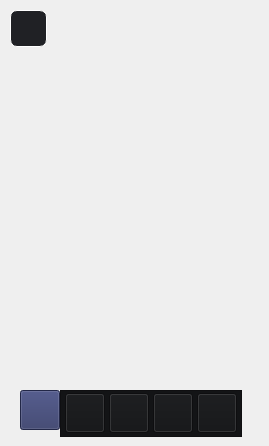
           <widget class="QWidget" name="page_foto">
            <widget class="QPushButton" name="image">
             <property name="geometry">
              <rect>
               <x>40</x>
               <y>40</y>
               <width>220</width>
               <height>390</height>
              </rect>
             </property>
             <property name="styleSheet">
              <string notr="true">background-color: transparent;
border-radius: 12px;</string>
             </property>
             <property name="text">
              <string/>
             </property>
             <property name="icon">
              <iconset>
               <normaloff>../../../images/svg_icons/icon_gallery.svg</normaloff>../../../images/svg_icons/icon_gallery.svg</iconset>
             </property>
             <property name="iconSize">
              <size>
               <width>25</width>
               <height>25</height>
              </size>
             </property>
            </widget>
            <widget class="QPushButton" name="icon_img">
             <property name="geometry">
              <rect>
               <x>10</x>
               <y>10</y>
               <width>37</width>
               <height>37</height>
              </rect>
             </property>
             <property name="minimumSize">
              <size>
               <width>37</width>
               <height>37</height>
              </size>
             </property>
             <property name="maximumSize">
              <size>
               <width>37</width>
               <height>37</height>
              </size>
             </property>
             <property name="styleSheet">
              <string notr="true">background-color: rgb(32, 33, 37);
border-radius:7px;
color: #ffffff;
border: 1px solid rgb(255, 255, 255)</string>
             </property>
             <property name="text">
              <string/>
             </property>
             <property name="icon">
              <iconset>
               <normaloff>../../../images/svg_icons/icon_gallery.svg</normaloff>../../../images/svg_icons/icon_gallery.svg</iconset>
             </property>
             <property name="iconSize">
              <size>
               <width>18</width>
               <height>18</height>
              </size>
             </property>
            </widget>
            <widget class="QFrame" name="frame_segmented_nav">
             <property name="geometry">
              <rect>
               <x>60</x>
               <y>390</y>
               <width>182</width>
               <height>47</height>
              </rect>
             </property>
             <property name="minimumSize">
              <size>
               <width>100</width>
               <height>30</height>
              </size>
             </property>
             <property name="maximumSize">
              <size>
               <width>1234578</width>
               <height>16777215</height>
              </size>
             </property>
             <property name="styleSheet">
              <string notr="true">QFrame{background-color: rgb(19, 20, 22);}
QPushButton{
background-color: rgb(19, 20, 22);
color: rgb(233, 234, 236);}

QPushButton:hover{background-color: rgb(39, 40, 45);}

QPushButton:pressed{background-color: rgb(35, 36, 41);}</string>
             </property>
             <property name="frameShape">
              <enum>QFrame::StyledPanel</enum>
             </property>
             <property name="frameShadow">
              <enum>QFrame::Raised</enum>
             </property>
             <layout class="QHBoxLayout" name="horizontalLayout_3">
              <property name="spacing">
               <number>5</number>
              </property>
              <property name="leftMargin">
               <number>4</number>
              </property>
              <property name="topMargin">
               <number>0</number>
              </property>
              <property name="rightMargin">
               <number>5</number>
              </property>
              <property name="bottomMargin">
               <number>0</number>
              </property>
              <item>
               <widget class="QPushButton" name="btn_nav_camera">
                <property name="minimumSize">
                 <size>
                  <width>40</width>
                  <height>40</height>
                 </size>
                </property>
                <property name="maximumSize">
                 <size>
                  <width>40</width>
                  <height>40</height>
                 </size>
                </property>
                <property name="text">
                 <string/>
                </property>
                <property name="icon">
                 <iconset>
                  <normaloff>../../../images/svg_icons/icon_camera.svg</normaloff>../../../images/svg_icons/icon_camera.svg</iconset>
                </property>
                <property name="iconSize">
                 <size>
                  <width>27</width>
                  <height>27</height>
                 </size>
                </property>
               </widget>
              </item>
              <item>
               <widget class="QPushButton" name="btn_nav_key">
                <property name="minimumSize">
                 <size>
                  <width>40</width>
                  <height>40</height>
                 </size>
                </property>
                <property name="maximumSize">
                 <size>
                  <width>40</width>
                  <height>40</height>
                 </size>
                </property>
                <property name="text">
                 <string/>
                </property>
                <property name="icon">
                 <iconset>
                  <normaloff>../../../images/svg_icons/icon_key.svg</normaloff>../../../images/svg_icons/icon_key.svg</iconset>
                </property>
                <property name="iconSize">
                 <size>
                  <width>27</width>
                  <height>27</height>
                 </size>
                </property>
               </widget>
              </item>
              <item>
               <widget class="QPushButton" name="btn_nav_edit">
                <property name="minimumSize">
                 <size>
                  <width>40</width>
                  <height>40</height>
                 </size>
                </property>
                <property name="maximumSize">
                 <size>
                  <width>40</width>
                  <height>40</height>
                 </size>
                </property>
                <property name="text">
                 <string/>
                </property>
                <property name="icon">
                 <iconset>
                  <normaloff>../../../images/svg_icons/icon_edit_text.svg</normaloff>../../../images/svg_icons/icon_edit_text.svg</iconset>
                </property>
                <property name="iconSize">
                 <size>
                  <width>27</width>
                  <height>27</height>
                 </size>
                </property>
               </widget>
              </item>
              <item>
               <widget class="QPushButton" name="btn_nav_info">
                <property name="minimumSize">
                 <size>
                  <width>40</width>
                  <height>40</height>
                 </size>
                </property>
                <property name="maximumSize">
                 <size>
                  <width>40</width>
                  <height>40</height>
                 </size>
                </property>
                <property name="text">
                 <string/>
                </property>
                <property name="icon">
                 <iconset>
                  <normaloff>../../../images/svg_icons/icon_setting.svg</normaloff>../../../images/svg_icons/icon_setting.svg</iconset>
                </property>
                <property name="iconSize">
                 <size>
                  <width>28</width>
                  <height>28</height>
                 </size>
                </property>
               </widget>
              </item>
             </layout>
            </widget>
            <widget class="QPushButton" name="btn_activate">
             <property name="geometry">
              <rect>
               <x>20</x>
               <y>390</y>
               <width>40</width>
               <height>40</height>
              </rect>
             </property>
             <property name="minimumSize">
              <size>
               <width>40</width>
               <height>40</height>
              </size>
             </property>
             <property name="maximumSize">
              <size>
               <width>40</width>
               <height>40</height>
              </size>
             </property>
             <property name="styleSheet">
              <string notr="true">QPushButton{
background-color: rgb(47, 54, 100);
color: rgb(233, 234, 236);}

QPushButton:hover{background-color: rgb(50, 57, 106);}

QPushButton:pressed{background-color: rgb(48, 55, 102);}
</string>
             </property>
             <property name="text">
              <string/>
             </property>
             <property name="icon">
              <iconset>
               <normaloff>../../../images/svg_icons/icon_camera.svg</normaloff>../../../images/svg_icons/icon_camera.svg</iconset>
             </property>
             <property name="iconSize">
              <size>
               <width>27</width>
               <height>27</height>
              </size>
             </property>
            </widget>
           </widget>
